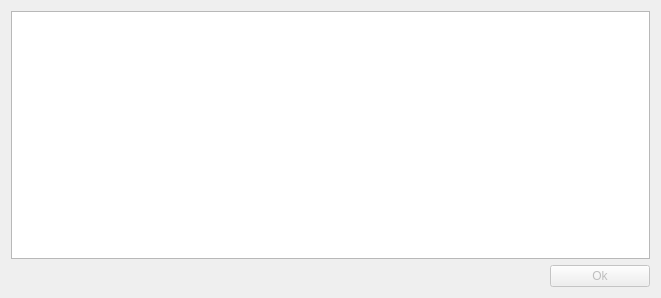
<?xml version="1.0" encoding="UTF-8"?>
<ui version="4.0">
 <class>OutProcessWindow</class>
 <widget class="QDialog" name="OutProcessWindow">
  <property name="windowModality">
   <enum>Qt::ApplicationModal</enum>
  </property>
  <property name="geometry">
   <rect>
    <x>0</x>
    <y>0</y>
    <width>661</width>
    <height>298</height>
   </rect>
  </property>
  <property name="windowTitle">
   <string>Dialog</string>
  </property>
  <property name="modal">
   <bool>true</bool>
  </property>
  <layout class="QVBoxLayout" name="verticalLayout">
   <item>
    <widget class="QTextEdit" name="textEdit">
     <property name="readOnly">
      <bool>true</bool>
     </property>
    </widget>
   </item>
   <item>
    <widget class="QPushButton" name="okButton">
     <property name="enabled">
      <bool>false</bool>
     </property>
     <property name="maximumSize">
      <size>
       <width>100</width>
       <height>16777215</height>
      </size>
     </property>
     <property name="layoutDirection">
      <enum>Qt::RightToLeft</enum>
     </property>
     <property name="text">
      <string>Ok</string>
     </property>
    </widget>
   </item>
  </layout>
 </widget>
 <resources/>
 <connections/>
</ui>
